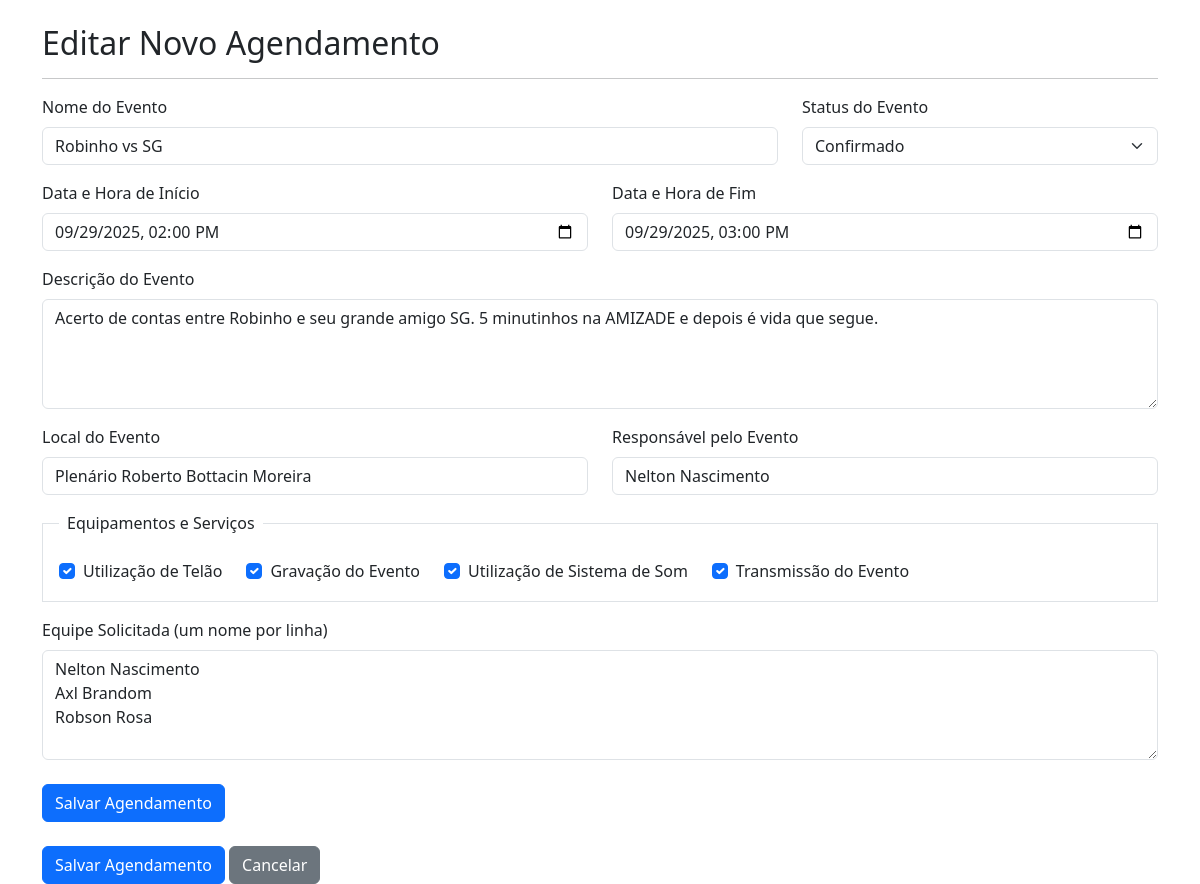
The app's page /agendamento/editar/3 (signed in) with its own data.
### app/models.py (models this page shows, shortened)
class Agendamento(db.Model):
    id = db.Column(db.Integer, primary_key=True)
    titulo = db.Column(db.String(140), nullable=False)
    descricao = db.Column(db.Text)
    data_inicio = db.Column(db.DateTime, index=True, nullable=False)
    data_fim = db.Column(db.DateTime, nullable=False)
    local = db.Column(db.String(140), default='Plenário Roberto Bottacin Moreira')
    responsavel = db.Column(db.String(140))
    status = db.Column(db.String(64), default='Confirmado')
    uso_telao = db.Column(db.Boolean, default=False)
    gravacao = db.Column(db.Boolean, default=False)
    uso_som = db.Column(db.Boolean, default=False)
    transmissao = db.Column(db.Boolean, default=False)
    usuario_id = db.Column(db.Integer, db.ForeignKey('usuario.id'))
    equipe_solicitada = db.Column(db.Text) # Campo para listar os funcionários
    usuario_id = db.Column(db.Integer, db.ForeignKey('usuario.id'))

### app/routes.py (the view)
@bp.route('/agendamento/editar/<int:agendamento_id>', methods=['GET', 'POST'])
@login_required
def editar_agendamento(agendamento_id):
    agendamento = Agendamento.query.get_or_404(agendamento_id)
    form = AgendamentoForm()
    if form.validate_on_submit():
        agendamento.titulo = form.titulo.data
        agendamento.descricao = form.descricao.data
        agendamento.data_inicio = form.data_inicio.data
        agendamento.data_fim = form.data_fim.data
        agendamento.local = form.local.data
        agendamento.responsavel = form.responsavel.data
        agendamento.status = form.status.data
        agendamento.uso_telao = form.uso_telao.data
        agendamento.gravacao = form.gravacao.data
        agendamento.uso_som = form.uso_som.data
        agendamento.transmissao = form.transmissao.data
        agendamento.equipe_solicitada = form.equipe_solicitada.data # <-- ADICIONADO
        db.session.commit()
        flash('Agendamento atualizado com sucesso!')
        return redirect(url_for('main.admin_dashboard'))
    elif request.method == 'GET':
        form.titulo.data = agendamento.titulo
        form.descricao.data = agendamento.descricao
        form.data_inicio.data = agendamento.data_inicio
        form.data_fim.data = agendamento.data_fim
        form.local.data = agendamento.local
        form.responsavel.data = agendamento.responsavel
        form.status.data = agendamento.status
        form.uso_telao.data = agendamento.uso_telao
        form.gravacao.data = agendamento.gravacao
        form.uso_som.data = agendamento.uso_som
        form.transmissao.data = agendamento.transmissao
        form.equipe_solicitada.data = agendamento.equipe_solicitada # <-- ADICIONADO
    return render_template('editar_agendamento.html', title='Editar Agendamento', form=form)

### app/forms.py
class AgendamentoForm(FlaskForm):
    titulo = StringField('Nome do Evento', validators=[DataRequired()])
    descricao = TextAreaField('Descrição do Evento')
    equipe_solicitada = TextAreaField('Equipe Solicitada (um nome por linha)')
    data_inicio = DateTimeLocalField('Data e Hora de Início', format='%Y-%m-%dT%H:%M', validators=[DataRequired()])
    data_fim = DateTimeLocalField('Data e Hora de Fim', format='%Y-%m-%dT%H:%M', validators=[DataRequired()])
    local = StringField('Local do Evento', default='Plenário Roberto Bottacin Moreira')
    responsavel = StringField('Responsável pelo Evento', validators=[DataRequired()])
    status = SelectField('Status do Evento', choices=[
        ('Confirmado', 'Confirmado'),
        ('Pendente', 'Pendente'),
        ('Cancelado', 'Cancelado')
    ], validators=[DataRequired()])
    uso_telao = BooleanField('Utilização de Telão')
    gravacao = BooleanField('Gravação do Evento')
    uso_som = BooleanField('Utilização de Sistema de Som')
    transmissao = BooleanField('Transmissão do Evento')
    equipe = BooleanField('Equipe de Apoio')
    submit = SubmitField('Salvar Agendamento')

### app/models.py (called while the page is built)
@login_manager.user_loader
def load_user(user_id):
    return Usuario.query.get(int(user_id))

### app/templates/editar_agendamento.html (shortened to what this page needs)
{% extends "base.html" %}
{% block content %}
    <h2>Editar Novo Agendamento</h2>
    <hr>
    <form action="" method="post" novalidate>
        <div class="row">
            <div class="col-md-8 mb-3">
                {{ form.titulo.label(class="form-label") }}
                {{ form.titulo(class="form-control", size=32) }}
            </div>
            <div class="col-md-4 mb-3">
                {{ form.status.label(class="form-label") }}
                {{ form.status(class="form-select") }}
            </div>
        </div>
        <div class="row">
            <div class="col-md-6 mb-3">
                {{ form.data_inicio.label(class="form-label") }}
                {{ form.data_inicio(class="form-control") }}
            </div>
            <div class="col-md-6 mb-3">
                {{ form.data_fim.label(class="form-label") }}
                {{ form.data_fim(class="form-control") }}
            </div>
        </div>
        <div class="mb-3">
            {{ form.descricao.label(class="form-label") }}
            {{ form.descricao(class="form-control", rows=4) }}
        </div>
        <div class="row">
            <div class="col-md-6 mb-3">
                {{ form.local.label(class="form-label") }}
                {{ form.local(class="form-control") }}
            </div>
            <div class="col-md-6 mb-3">
                {{ form.responsavel.label(class="form-label") }}
                {{ form.responsavel(class="form-control") }}
            </div>
        </div>
        <fieldset class="border p-3 mb-3">
            <legend class="float-none w-auto px-2 fs-6">Equipamentos e Serviços</legend>
            <div class="d-flex flex-wrap">
                <div class="form-check me-4">{{ form.uso_telao(class="form-check-input") }} {{ form.uso_telao.label(class="form-check-label") }}</div>
                <div class="form-check me-4">{{ form.gravacao(class="form-check-input") }} {{ form.gravacao.label(class="form-check-label") }}</div>
                <div class="form-check me-4">{{ form.uso_som(class="form-check-input") }} {{ form.uso_som.label(class="form-check-label") }}</div>
                <div class="form-check me-4">{{ form.transmissao(class="form-check-input") }} {{ form.transmissao.label(class="form-check-label") }}</div>
            </div>
        </fieldset>
        <div class="mb-3">
            {{ form.equipe_solicitada.label(class="form-label") }}
            {{ form.equipe_solicitada(class="form-control", rows=4) }}
        </div>
    <div class="mt-4">
        {{ form.submit(class="btn btn-primary") }}
    </div>
        <div class="mt-4">
            {{ form.submit(class="btn btn-primary") }}
            <a href="{{ url_for('main.admin_dashboard') }}" class="btn btn-secondary">Cancelar</a>
        </div>
    </form>
{% endblock %}

### records on screen
Agendamento: titulo "Robinho vs SG", status "Confirmado", data_inicio "09/29/2025 14:00", data_fim "09/29/2025 15:00", descricao "Acerto de contas entre Robinho e seu grande amigo SG. 5 minutinhos na AMIZADE e depois é vida que segue.", local "Plenário Roberto Bottacin Moreira", responsavel "Nelton Nascimento", uso_telao "☑", gravacao "☑", uso_som "☑", transmissao "☑", equipe_solicitada "Nelton Nascimento Axl Brandom Robson Rosa"
